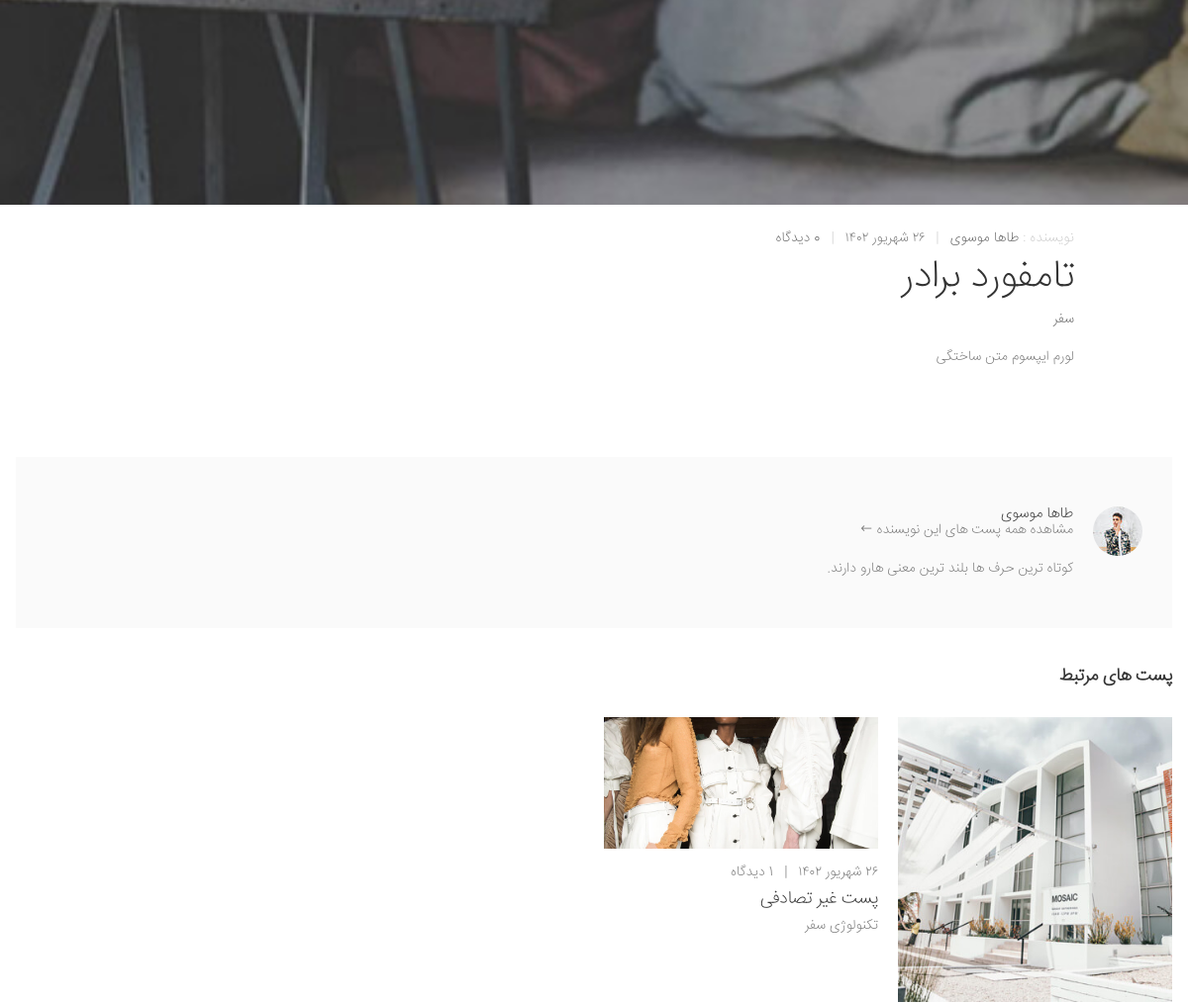
/blog/posts/tr-brk/ (middle part), run on an earlier commit of the app's database.
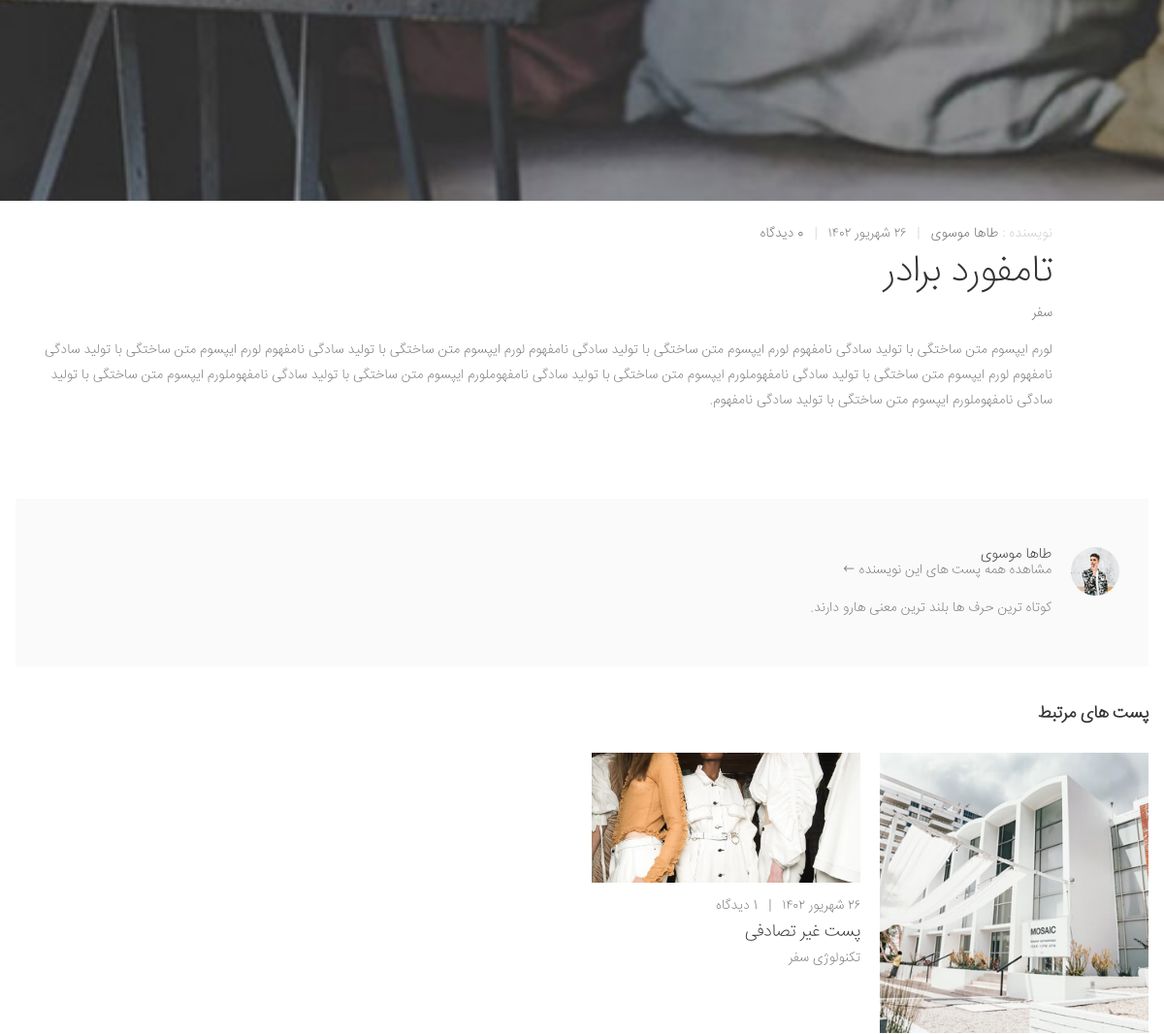
And on a later commit of the database.
### blog/models.py (models this page shows, shortened)
class Post(models.Model):
    status_ch = (
        ('p' , "انتشار یافته"),
        ('d', "پیش نویس"),
        ('i', "در انتظار انتشار"),
        ('b',"برگشت داده شده"),
    )
    title = models.CharField(max_length=50,verbose_name="تیتر")
    text = models.TextField(verbose_name="متن")
    Author = models.ForeignKey(User,on_delete=models.CASCADE,related_name="posts",verbose_name="نویسنده")
    Cover = models.ImageField(upload_to="images",null=True,blank=True,verbose_name="تصویر")
    drafted = models.DateTimeField(auto_now_add=True,verbose_name="تاریخ پیش نویس")
    publish = models.DateTimeField(default=timezone.now,verbose_name="تاریخ انتشار")
    update = models.DateTimeField(auto_now=True,verbose_name="تاریخ آپدیت")
    slug = models.SlugField(max_length=40, unique = True,verbose_name="آدرس")
    status = models.CharField(max_length=1,choices = status_ch,verbose_name="وضعیت")
    Category = models.ManyToManyField(Category,related_name = "posts",verbose_name="دسته بندی")
    views = models.PositiveIntegerField(default=0, verbose_name="تعداد بازدید")
    is_for_landing = models.BooleanField(default=False)
    objects = PostManager()
    def get_absolute_url(self):
        return reverse("blog:post",args=[self.slug])
    def shamsi_date(self):
        return jalali_converter(self.publish)
    shamsi_date.short_description = "publish"
    def get_similar_posts(self):
        similar_posts = Post.objects.filter(Category__in=self.Category.all()).exclude(id=self.id)[:4]
        return similar_posts
    def get_comments(self):
        comments = self.comments.all()
        return comments
    def increase_views(self):
        self.views += 1
        self.save()

### accounts/models.py (models this page shows, shortened)
class User(AbstractBaseUser):
    phoneNumber = models.CharField(unique=True, max_length=11)
    full_name = models.CharField(max_length=100, null=True, blank=True)
    is_admin = models.BooleanField(default=False)
    is_active = models.BooleanField(default=True)
    email = models.EmailField(unique=True)
    profile = models.OneToOneField(ProfileUser,on_delete=models.SET_NULL,blank=True,null=True,related_name="user")
    can_change_password = models.BooleanField(default=False)
    code = models.IntegerField(blank=True,null=True)
    wishlist = models.ManyToManyField(Product,blank=True,related_name ="wishlist")
    informing = models.ManyToManyField(Product,blank=True,related_name ="informing")
    USERNAME_FIELD = 'phoneNumber'
    objects = MyUserManager()
    def blog_posts(self):
        return reverse("blog:author_posts",args=[1,self.id])

class ProfileUser(models.Model):
    image = models.ImageField(upload_to='web_shop/users/%Y/%m/%d/')
    bio = models.CharField(max_length=500)

### blog/views.py (the view)
# urls.py: path('posts/<slug>/',post_detail,name="post"),
def post_detail(request,slug):
    post = get_object_or_404(Post.objects.published(), slug=slug)
    post.increase_views()
    Info = InformationsForTemplate(request)
    Info.update({'post':post,'CommentForm':CommentForm})
    return render(request,"blog/Post_detail.html",Info)

### blog/managers.py (called while the page is built)
    def published(self):
        return self.filter(status = "p")

### blog/models.py (called while the page is built)
    def __str__(self):
        return self.title

    def get_absolute_url(self):
        return reverse("blog:category_posts",args=[self.slug,1])

### cart/cart.py (called while the page is built)
    def get_count(self):
        return sum(1 for item in self.cart.values())

### facades/jalali.py (called while the page is built)
    def persian_tuple(self):
        return self.persian_year, self.persian_month, self.persian_day

### facades/utils.py (called while the page is built)
def jalali_create(time):
    jmonth = ["فرودین","اردیبهشت","خرداد","تیر","مرداد","شهریور","مهر","آبان","آذر","دی","بهمن","اسفند"]
    time_to_str = "{},{},{}".format(time.year,time.month,time.day)
    time_to_tuple = jalali.Gregorian(time_to_str).persian_tuple()
    time_to_list = list(time_to_tuple)
    for index,month in enumerate(jmonth):
        if time_to_list[1] == index+1:
            time_to_list[1] = month
            break
    return time_to_list

def jalali_converter(time):
    time_to_list = jalali_create(time)
    output = "{} {} {}".format(
    time_to_list[2],
    time_to_list[1],
    time_to_list[0],
    )
    return persion_converter_number(output)

### stuff/models.py (called while the page is built)
    def get_absolute_url(self):
        return reverse('stuff:category_detail',args=[self.id,1])

### blog/templates/blog/Post_detail.html (shortened to what the changed rows need)
{% extends 'facades/base.html' %}
{% load static %}
{% block css %}{% include 'facades/parts/css.html' %}{% endblock %}
{% block main %}
<main class="main">
            <div class="page-content">
                <figure class="entry-media">
                    <img src="{{post.Cover.url}}" alt="توضیحات عکس">
                </figure>
                <div class="container">
                    <article class="entry single-entry entry-fullwidth">
                        <div class="row">
                            <div class="col-lg-11">
                                <div class="entry-body">
                                    <div class="entry-meta">
                                        <span class="entry-author">
                                            نویسنده : <a href="{{post.Author.blog_posts}}">{{post.Author.full_name}}</a>
                                        </span>
                                        <span class="meta-separator">|</span>
                                        <p>{{post.shamsi_date}}</p>
                                        <span class="meta-separator">|</span>
                                        <a>{{post.get_comments.count}} دیدگاه</a>
                                    </div>
                                    <h2 class="entry-title entry-title-big">
                                        {{post.title}}
                                    </h2>
                                    <div class="entry-cats">
                                        {% for cat in post.Category.all %}
                                            <a href="{{cat.get_absolute_url}}">{{cat}}</a>
                                        {% endfor %}
                                    </div>
                                    <div class="entry-content editor-content">
                                        <p>{{post.text}}</p>
                                    </div>
                                    <div class="entry-footer row no-gutters">
                                        <div class="col-12">
                                        </div>
                                    </div>
                                </div>
                            </div>
                        </div>
                        <div class="entry-author-details">
                            <figure class="author-media">
                                <a href="{{post.Author.blog_posts}}">
                                    <img src="{{post.Author.profile.image.url}}" alt="{{post.Author.full_name}} image">
                                </a>
                            </figure>
                            <div class="author-body">
                                <div class="author-header row no-gutters flex-column flex-md-row">
                                    <div class="col-12">
                                        <h4><a href="{{post.Author.blog_posts}}">{{post.Author.full_name}}</a></h4>
                                    </div>
                                </div>
                                <div class="author-content">
                                    <p>{{post.Author.profile.bio}}
                                    </p>
                                </div>
                            </div>
                        </div>
                    </article>
                    <div class="related-posts">
                        <div class="owl-carousel owl-simple" data-toggle="owl" data-owl-options='{
                                "nav": false,
                                "dots": true,
                                "margin": 20,
                                "loop": false,
                                "rtl": true,
                            "responsive": {
                                    "0": {
                                        "items":1
                                    },
                                    "480": {
                                        "items":2
                                    },
                                    "768": {
                                        "items":3
                                    },
                                    "992": {
                                        "items":4
                                    }
                                }
                            }'>
                            {% for item in post.get_similar_posts %}
                            <article class="entry entry-grid">
                                <figure class="entry-media">
                                    <a href="{{item.get_absolute_url}}">
                                        <img src="{{item.Cover.url}}" alt="توضیحات عکس">
                                    </a>
                                </figure>
                                <div class="entry-body">
                                    <div class="entry-meta justify-content-start">
                                        <a>{{post.shamsi_date}}</a>
                                        <span class="meta-separator">|</span>
                                        <a>{{item.get_comments.count}} دیدگاه</a>
                                    </div>
                                    <h2 class="entry-title">
                                        <a href="{{item.get_absolute_url}}">{{item.title}}</a>
                                    </h2>
                                    <div class="entry-cats">
                                        {% for cat in item.Category.all %}
                                        <a href="{{cat.get_absolute_url}}">{{cat}}</a>
                                        {% endfor %}
                                    </div>
                                </div>
                            </article>
                            {% endfor %}
                        </div>
                    </div>
                </div>
            </div>
        </main>
{% endblock %}

What changed in the data, as far as the page shows it:
changed Post "تامفورد برادر": text "لورم ایپسوم متن ساختگی" → "لورم ایپسوم متن ساختگی با تولید سادگی نامفهوم لورم ایپسوم متن ساختگی با تولید سادگی نامفهوم لورم ایپسوم متن ساختگی با تولید سادگی نامفهوم لورم ایپسوم متن ساختگی با تولید سادگی نامفهوم لورم ایپسوم متن ساختگی با تولید سادگی نامفهوملورم ایپسوم متن ساختگی با تولید سادگی نامفهوملورم ایپسوم متن ساختگی با تولید سادگی نامفهوملورم ایپسوم متن ساختگی با تولید سادگی نامفهوملورم ایپسوم متن ساختگی با تولید سادگی نامفهوم."
